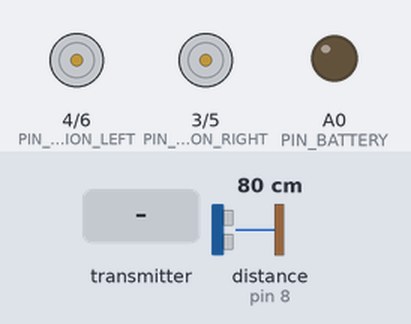
The sketch below on a simulated Arduino Uno, built with avr-gcc and run on an emulated ATmega328P. Shown: direction and speed pins drawn as motors (green arrow = direction pin HIGH = forward, orange = LOW = backward, longer = more drive), output pins drawn as LEDs (lit = HIGH). Wiring (inferred from the names in the program): ultrasonic range finder: trigger pin 7; echo pin 8. Inputs (shaded band) come from the test bench; at power-on: distance to the obstacle (sensor on pin 8) 80 cm. The echo pulse lasts 58.3 µs per cm; no radio packets arrive unless stated; pins used as bus, display or sensor lines are not drawn.

Above: at 1.2 s.
1.3 s: distance to the obstacle (sensor on pin 8) set to 36 cm
3.9 s: distance to the obstacle (sensor on pin 8) set to 31 cm
At 5.2 s:
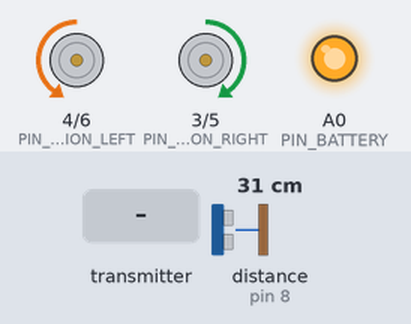
6.9 s: the transmitter starts sending nrfDataRead.0 = 0
At 8.6 s:
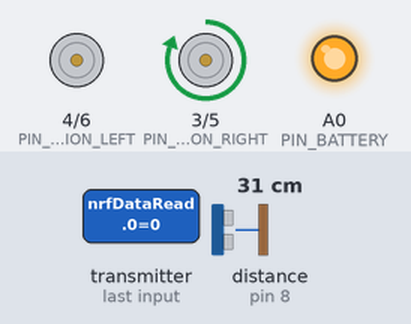
9.9 s: the transmitter starts sending nrfDataRead.2 = 256
At 11.1 s:
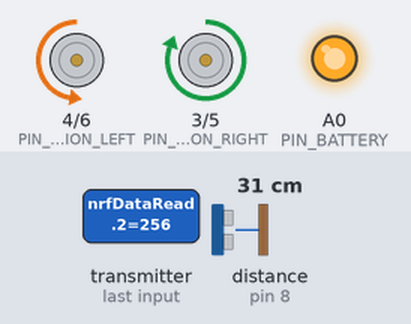
12.9 s: the transmitter starts sending nrfDataRead.3 = 512
At 15.4 s:
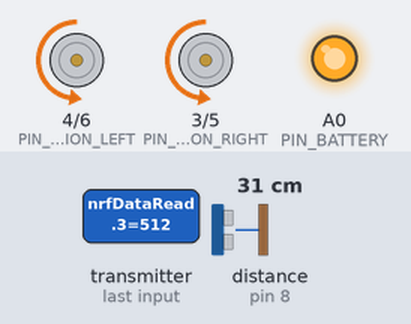
15.9 s: the transmitter starts sending nrfDataRead.4 = 256
Timing chart, 0 to 19.9 s (numbered marks = the images above; inputs shaded):
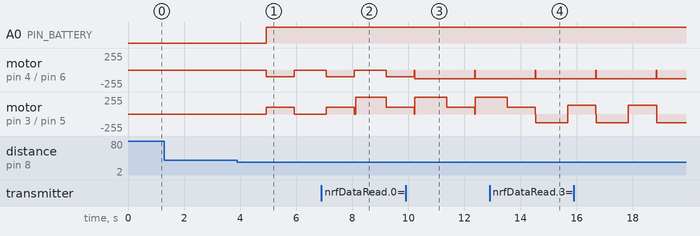

The sketch:

remoteCarRF24.ino
```cpp
/**********************************************************************
  Project     : TututMobile
  Description : A RF24 Remote Car.
  Author      : Daniil Stepanov
**********************************************************************/

#include "include/tututMobile.h"

float lastNrfUpdateTime = 0;

void setup()
{
    pinMode(PIN_DIRECTION_LEFT, OUTPUT);
    pinMode(PIN_MOTOR_PWM_LEFT, OUTPUT);
    pinMode(PIN_DIRECTION_RIGHT, OUTPUT);
    pinMode(PIN_MOTOR_PWM_RIGHT, OUTPUT);
    pinMode(PIN_SONIC_TRIG, OUTPUT);
    pinMode(PIN_SONIC_ECHO, INPUT);
    setBuzzer(false);
    if (!nrf24L01Setup())
        alarm(4, 2);
}

void loop()
{
    detectWall();
    if (getNrf24L01Data()) {
        clearNrfFlag();
        updateCarActionByNrfRemote();
        lastNrfUpdateTime = millis();
    }
    if (millis() - lastNrfUpdateTime > NRF_UPDATE_TIMEOUT) {
        lastNrfUpdateTime = millis();
        resetNrfDataBuf();
        updateCarActionByNrfRemote();
    }
}
```

RF24Protocol.h
```cpp
/**********************************************************************
  Project     : TututMobile
  Description : A RF24 Remote Car.
  Author      : Daniil Stepanov
**********************************************************************/

#ifndef _NRF_REMOTE_h
	#define _NRF_REMOTE_h

	#if defined(ARDUINO) && ARDUINO >= 100
		#include "Arduino.h"
	#else
		#include "WProgram.h"
	#endif

	#include "tututMobile.h"

extern RF24 radio;
extern int nrfDataRead[8];

bool nrf24L01Setup();
void checkNrfReceived();
bool getNrf24L01Data();
void clearNrfFlag();
void updateCarActionByNrfRemote();
void resetNrfDataBuf();
u8 updateNrfCarMode();

#endif
```

car.h
```cpp
/**********************************************************************
  Project     : TututMobile
  Description : A RF24 Remote Car.
  Author      : Daniil Stepanov
**********************************************************************/

#ifndef _CAR_H
    #define _CAR_H

    #if defined(ARDUINO) && ARDUINO >= 100
        #include "Arduino.h"
    #else
        #include "WProgram.h"
    #endif

    #include "tututMobile.h"

extern float batteryVoltage;

void motorRun(int speedl, int speedr);
bool getBatteryVoltage();
void setBuzzer(bool flag);
void alarm(u8 beat, u8 repeat);
void resetCarAction();
void detectWall();
void stopCar();

#endif
```

tututMobile.h
```cpp
/**********************************************************************
  Project     : TututMobile
  Description : A RF24 Remote Car.
  Author      : Daniil Stepanov
**********************************************************************/

#include "car.h"
#include "RF24Protocol.h"
#include "RF24.h"
#include <Servo.h>
#include <FlexiTimer2.h>

#define NRF_UPDATE_TIMEOUT              1000

#define MOTOR_DIRECTION     0
#define PIN_DIRECTION_LEFT	4
#define PIN_DIRECTION_RIGHT	3
#define PIN_MOTOR_PWM_LEFT	6
#define PIN_MOTOR_PWM_RIGHT	5

#define PIN_SONIC_TRIG		7
#define	PIN_SONIC_ECHO		8

#define PIN_SPI_CE			9
#define PIN_SPI_CSN			10

#define PIN_BATTERY			A0
#define PIN_BUZZER			A0

#define MOTOR_PWM_DEAD	    5
```

car.cpp
```cpp
/**********************************************************************
  Project     : TututMobile
  Description : A RF24 Remote Car.
  Author      : Daniil Stepanov
**********************************************************************/

#include "../include/tututMobile.h"

float batteryVoltage = 0;
bool isBuzzered = false;

void motorRun(int speedl, int speedr)
{
	int dirL = 0;
	int dirR = 0;

	if (speedl > 0)
		dirL = 0 ^ MOTOR_DIRECTION;
	else {
		dirL = 1 ^ MOTOR_DIRECTION;
		speedl = -speedl;
	}
	if (speedr > 0)
		dirR = 1 ^ MOTOR_DIRECTION;
	else {
		dirR = 0 ^ MOTOR_DIRECTION;
		speedr = -speedr;
	}
	speedl = constrain(speedl, 0, 255);
	speedr = constrain(speedr, 0, 255);
	if (abs(speedl) < MOTOR_PWM_DEAD && abs(speedr) < MOTOR_PWM_DEAD) {
		speedl = 0;
		speedr = 0;
	}
	digitalWrite(PIN_DIRECTION_LEFT, dirL);
	digitalWrite(PIN_DIRECTION_RIGHT, dirR);
	analogWrite(PIN_MOTOR_PWM_LEFT, speedl);
	analogWrite(PIN_MOTOR_PWM_RIGHT, speedr);
}

bool getBatteryVoltage()
{
	int batteryADC = 0;

	if (!isBuzzered) {
		pinMode(PIN_BATTERY, INPUT);
		batteryADC = analogRead(PIN_BATTERY);
		if (batteryADC < 614) {
			batteryVoltage = batteryADC / 1023.0 * 5.0 * 4;
			return true;
		}
	}
	return false;
}

void setBuzzer(bool flag)
{
	isBuzzered = flag;
	pinMode(PIN_BUZZER, flag);
	digitalWrite(PIN_BUZZER, flag);
}

void alarm(u8 beat, u8 repeat)
{
	beat = constrain(beat, 1, 9);
	repeat = constrain(repeat, 1, 255);
	for (int j = 0; j < repeat; j++) {
		for (int i = 0; i < beat; i++) {
			setBuzzer(true);
			delay(100);
			setBuzzer(false);
			delay(100);
		}
		delay(500);
	}
}

void resetCarAction()
{
	motorRun(0, 0);
	setBuzzer(false);
}

void detectWall()
{
	long duration = 0;
	float distance_cm = 0;

	digitalWrite(PIN_SONIC_TRIG, LOW);
	delayMicroseconds(2);
	digitalWrite(PIN_SONIC_TRIG, HIGH);
	delayMicroseconds(10);
	digitalWrite(PIN_SONIC_TRIG, LOW);
	duration = pulseIn(PIN_SONIC_ECHO, HIGH);
	distance_cm = duration * 0.034 / 2;
	if (distance_cm < 20)
		stopCar();
	else
		setBuzzer(false);
	delay(15);
}

void stopCar()
{
	resetCarAction();
	setBuzzer(true);
	digitalWrite(PIN_DIRECTION_LEFT, LOW);
	digitalWrite(PIN_DIRECTION_RIGHT, HIGH);
	analogWrite(PIN_MOTOR_PWM_LEFT, 100);
	analogWrite(PIN_MOTOR_PWM_RIGHT, 100);
	delay(1000);
	digitalWrite(PIN_DIRECTION_LEFT, HIGH);
	digitalWrite(PIN_DIRECTION_RIGHT, LOW);
	analogWrite(PIN_MOTOR_PWM_LEFT, 0);
	analogWrite(PIN_MOTOR_PWM_RIGHT, 0);
	setBuzzer(false);
}
```

carRF24.cpp
```cpp
/**********************************************************************
  Project     : TututMobile
  Description : A RF24 Remote Car.
  Author      : Daniil Stepanov
**********************************************************************/

#include "../include/tututMobile.h"

RF24 radio(PIN_SPI_CE, PIN_SPI_CSN);
const byte addresses[6] = "Free1";
int nrfDataRead[8];
bool nrfComplete = false;

bool nrf24L01Setup()
{
    if (radio.begin()) {
        radio.setPALevel(RF24_PA_MAX);
        radio.setDataRate(RF24_1MBPS);
        radio.setRetries(0, 15);
        radio.openWritingPipe(addresses);
        radio.openReadingPipe(1, addresses);
        radio.startListening();
        FlexiTimer2::set(20, 1.0 / 1000, checkNrfReceived);
        FlexiTimer2::start();
        return true;
    }
    return false;
}

void checkNrfReceived()
{
    delayMicroseconds(1000);
    if (radio.available()) {
        while (radio.available())
            radio.read(nrfDataRead, sizeof(nrfDataRead));
    nrfComplete = true;
    return;
    }
    nrfComplete = false;
}

bool getNrf24L01Data()
{
    return nrfComplete;
}

void clearNrfFlag()
{
    nrfComplete = 0;
}

void updateCarActionByNrfRemote()
{
    int x = nrfDataRead[2] - 512;
    int y = nrfDataRead[3] - 512;
    int pwmL = 0;
    int pwmR = 0;

    if (y < 0) {
        pwmL = (-y + x) / 2;
        pwmR = (-y - x) / 2;
    }
    else {
        pwmL = (-y - x) / 2;
        pwmR = (-y + x) / 2;
    }
    motorRun(pwmL, pwmR);
    if (nrfDataRead[4] == 0)
        setBuzzer(true);
    else
        setBuzzer(false);
}

void resetNrfDataBuf()
{
    nrfDataRead[0] = 0;
    nrfDataRead[1] = 0;
    nrfDataRead[2] = 512;
    nrfDataRead[3] = 512;
    nrfDataRead[4] = 1;
    nrfDataRead[5] = 1;
    nrfDataRead[6] = 1;
    nrfDataRead[7] = 1;
}

u8 updateNrfCarMode()
{
    return ((nrfDataRead[5] == 1 ? 1 : 0) << 2) |
    ((nrfDataRead[6] == 1 ? 1 : 0) << 1) |
    ((nrfDataRead[7] == 1 ? 1 : 0) << 0);
}
```

Measured:
- the behaviour switches between 35 and 34 cm on distance to the obstacle (sensor on pin 8) (found by bisection; images 0 and 1)
- after the input at 1.3 s, every drawn part: stays the same
- after the input at 3.9 s, A0 (PIN_BATTERY): LOW → HIGH after 1.0 s; motor on pin 4 (PIN_DIRECTION_LEFT) / pin 6 (PIN_MOTOR_PWM_LEFT): stopped → backward 100/255 after 1.0 s, → stopped 1.0 s later; motor on pin 3 (PIN_DIRECTION_RIGHT) / pin 5 (PIN_MOTOR_PWM_RIGHT): stopped → forward 100/255 after 1.0 s, → stopped 1.0 s later
